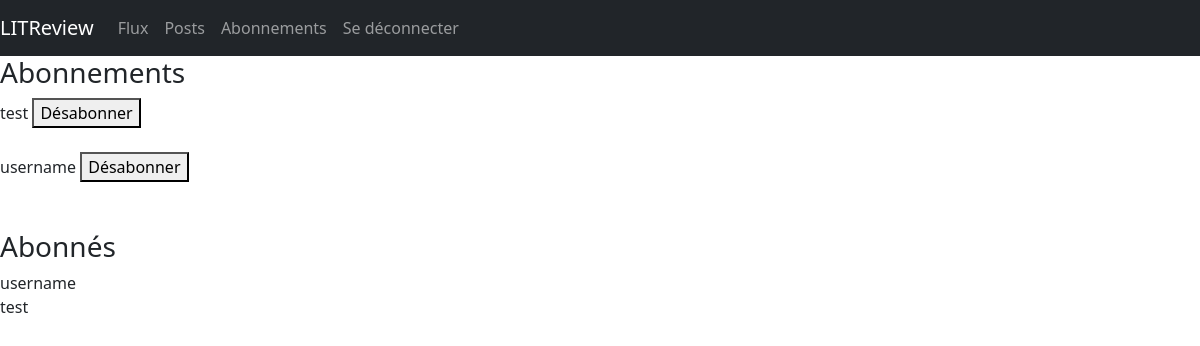
/subscribe (signed in), run on the app's committed database.
### p9books/models.py (models this page shows)
class UserFollows(models.Model):
    user = models.ForeignKey(
        to=settings.AUTH_USER_MODEL,
        on_delete=models.CASCADE, related_name='following')
    followed_user = models.ForeignKey(
        to=settings.AUTH_USER_MODEL,
        on_delete=models.CASCADE, related_name='followed_user')
    class Meta:
        unique_together = ('user', 'followed_user', )

### p9books/views.py (the view)
# urls.py: path('subscribe', views.subscribe, name="subscribe"),
@login_required(login_url='login')
def subscribe(request):
    user = request.user
    follows = UserFollows.objects.filter(user=user.id)
    followed = UserFollows.objects.filter(followed_user=user.id)
    return render(request, "subscribe.html",
                  {"follows": follows, "followed": followed})

### p9books/templates/subscribe.html
{% extends "base.html" %}
{% block content %}
<div>
    <h3>Abonnements</h3>
    {% for follow in follows %}
        <span>{{follow.followed_user.username}}</span>
        <button>Désabonner</button>
        <br>
        <br>
    {% endfor %}
    <br>
    <h3>Abonnés</h3>
    {% for follow in followed %}
        <span>{{follow.user.username}}</span><br>
    {% endfor %}
</div>
{% endblock %}

### data on the page
UserFollows: followed_user.username "test"
UserFollows: followed_user.username "username"
UserFollows: user.username "username"
UserFollows: user.username "test"
